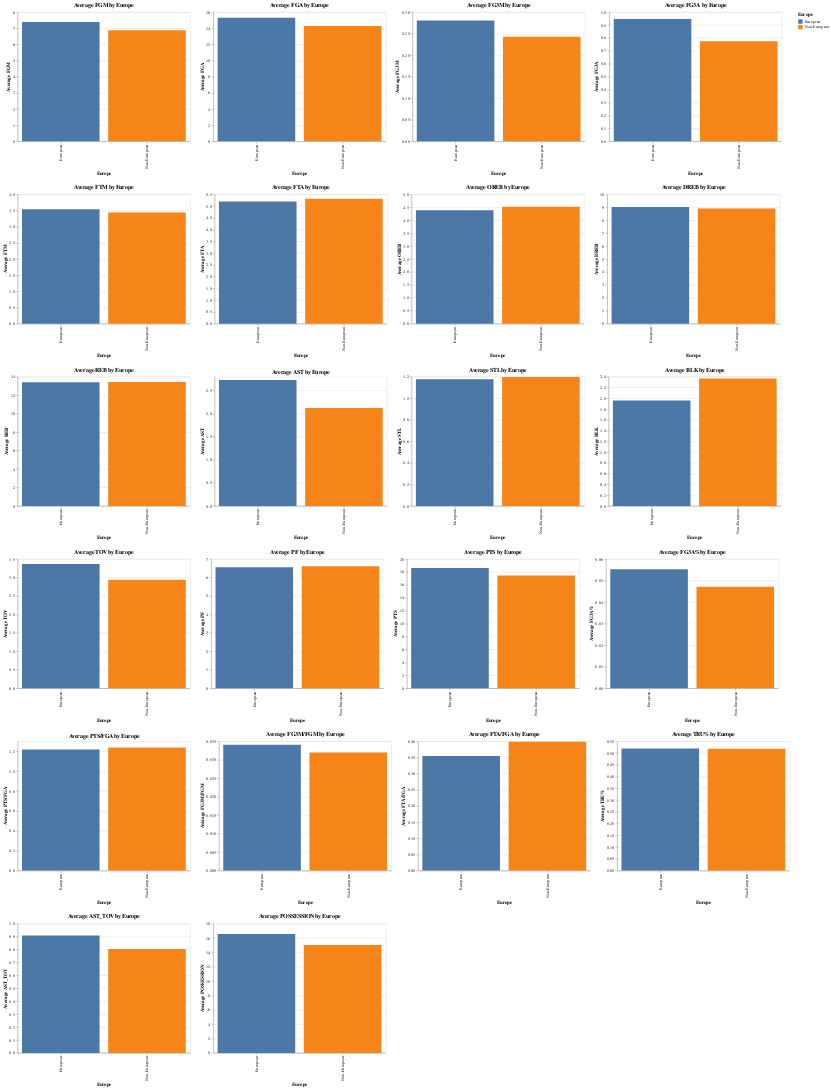

Notebook cell for this chart:
### Code cell
import altair as alt
import pandas as pd
import altair_saver


# Annahme: Sie haben zwei DataFrames: data_per_min_europe_regular und data_per_min_usa_regular

# Fügen Sie eine neue Spalte hinzu, um anzuzeigen, ob der Spieler Europäer ist oder nicht
europe_C_regular['Europe'] = 'European'
non_europe_C_regular['Europe'] = 'Non-European'

# Kombinieren Sie die beiden DataFrames
combined_df = pd.concat([europe_C_regular, non_europe_C_regular])

# Liste der Metriken, die geplottet werden sollen
metrics = ['FGM', 'FGA', 'FG3M', 'FG3A', 'FTM', 'FTA', 
           'OREB', 'DREB', 'REB', 'AST', 'STL', 'BLK', 'TOV', 
           'PF', 'PTS', 'FG3A%', 'PTS/FGA', 'FG3M/FGM', 'FTA/FGA', 
           'TRU%', 'AST_TOV', 'POSSESSION']

# Liste zum Speichern der Diagramme
charts = []

# Einen Bruchteil des kombinierten DataFrame auswählen
sampled_df = combined_df.sample(frac=0.5)  # Passen Sie den Bruchteil bei Bedarf an

# Für jede Metrik ein gruppiertes Balkendiagramm erstellen und die Diagramme in eine Liste speichern
for metric in metrics:
    chart = alt.Chart(sampled_df).mark_bar().encode(
        x=alt.X('Europe:N', title='Europe'),
        y=alt.Y(f'mean({metric}):Q', title=f'Average {metric}'),
        color=alt.Color('Europe:N', legend=alt.Legend(title='Europe'))
    ).properties(
        title=f'Average {metric} by Europe',
        width=400,
        height=300
    )
    charts.append(chart)

# Diagramme in sechs Zeilen stapeln
alt_row = alt.vconcat(*[alt.hconcat(*charts[i:i+4]) for i in range(0, len(charts), 4)])

# Die Diagramme anzeigen
alt_row

### Figure 1 — Vega-Lite specification as saved in the notebook (floating-point values rounded to 4 significant figures; data arrays with more than 128 entries replaced by an {"elided": "..."} marker saying what was removed)
{"config": {"view": {"continuousWidth": 300, "continuousHeight": 300}}, "vconcat": [{"hconcat": [{"mark": {"type": "bar"}, "encoding": {"color": {"field": "Europe", "legend": {"title": "Europe"}, "type": "nominal"}, "x": {"field": "Europe", "title": "Europe", "type": "nominal"}, "y": {"aggregate": "mean", "field": "FGM", "title": "Average FGM", "type": "quantitative"}}, "height": 300, "title": "Average FGM by Europe", "width": 400}, {"mark": {"type": "bar"}, "encoding": {"color": {"field": "Europe", "legend": {"title": "Europe"}, "type": "nominal"}, "x": {"field": "Europe", "title": "Europe", "type": "nominal"}, "y": {"aggregate": "mean", "field": "FGA", "title": "Average FGA", "type": "quantitative"}}, "height": 300, "title": "Average FGA by Europe", "width": 400}, {"mark": {"type": "bar"}, "encoding": {"color": {"field": "Europe", "legend": {"title": "Europe"}, "type": "nominal"}, "x": {"field": "Europe", "title": "Europe", "type": "nominal"}, "y": {"aggregate": "mean", "field": "FG3M", "title": "Average FG3M", "type": "quantitative"}}, "height": 300, "title": "Average FG3M by Europe", "width": 400}, {"mark": {"type": "bar"}, "encoding": {"color": {"field": "Europe", "legend": {"title": "Europe"}, "type": "nominal"}, "x": {"field": "Europe", "title": "Europe", "type": "nominal"}, "y": {"aggregate": "mean", "field": "FG3A", "title": "Average FG3A", "type": "quantitative"}}, "height": 300, "title": "Average FG3A by Europe", "width": 400}]}, {"hconcat": [{"mark": {"type": "bar"}, "encoding": {"color": {"field": "Europe", "legend": {"title": "Europe"}, "type": "nominal"}, "x": {"field": "Europe", "title": "Europe", "type": "nominal"}, "y": {"aggregate": "mean", "field": "FTM", "title": "Average FTM", "type": "quantitative"}}, "height": 300, "title": "Average FTM by Europe", "width": 400}, {"mark": {"type": "bar"}, "encoding": {"color": {"field": "Europe", "legend": {"title": "Europe"}, "type": "nominal"}, "x": {"field": "Europe", "title": "Europe", "type": "nominal"}, "y": {"aggregate": "mean", "field": "FTA", "title": "Average FTA", "type": "quantitative"}}, "height": 300, "title": "Average FTA by Europe", "width": 400}, {"mark": {"type": "bar"}, "encoding": {"color": {"field": "Europe", "legend": {"title": "Europe"}, "type": "nominal"}, "x": {"field": "Europe", "title": "Europe", "type": "nominal"}, "y": {"aggregate": "mean", "field": "OREB", "title": "Average OREB", "type": "quantitative"}}, "height": 300, "title": "Average OREB by Europe", "width": 400}, {"mark": {"type": "bar"}, "encoding": {"color": {"field": "Europe", "legend": {"title": "Europe"}, "type": "nominal"}, "x": {"field": "Europe", "title": "Europe", "type": "nominal"}, "y": {"aggregate": "mean", "field": "DREB", "title": "Average DREB", "type": "quantitative"}}, "height": 300, "title": "Average DREB by Europe", "width": 400}]}, {"hconcat": [{"mark": {"type": "bar"}, "encoding": {"color": {"field": "Europe", "legend": {"title": "Europe"}, "type": "nominal"}, "x": {"field": "Europe", "title": "Europe", "type": "nominal"}, "y": {"aggregate": "mean", "field": "REB", "title": "Average REB", "type": "quantitative"}}, "height": 300, "title": "Average REB by Europe", "width": 400}, {"mark": {"type": "bar"}, "encoding": {"color": {"field": "Europe", "legend": {"title": "Europe"}, "type": "nominal"}, "x": {"field": "Europe", "title": "Europe", "type": "nominal"}, "y": {"aggregate": "mean", "field": "AST", "title": "Average AST", "type": "quantitative"}}, "height": 300, "title": "Average AST by Europe", "width": 400}, {"mark": {"type": "bar"}, "encoding": {"color": {"field": "Europe", "legend": {"title": "Europe"}, "type": "nominal"}, "x": {"field": "Europe", "title": "Europe", "type": "nominal"}, "y": {"aggregate": "mean", "field": "STL", "title": "Average STL", "type": "quantitative"}}, "height": 300, "title": "Average STL by Europe", "width": 400}, {"mark": {"type": "bar"}, "encoding": {"color": {"field": "Europe", "legend": {"title": "Europe"}, "type": "nominal"}, "x": {"field": "Europe", "title": "Europe", "type": "nominal"}, "y": {"aggregate": "mean", "field": "BLK", "title": "Average BLK", "type": "quantitative"}}, "height": 300, "title": "Average BLK by Europe", "width": 400}]}, {"hconcat": [{"mark": {"type": "bar"}, "encoding": {"color": {"field": "Europe", "legend": {"title": "Europe"}, "type": "nominal"}, "x": {"field": "Europe", "title": "Europe", "type": "nominal"}, "y": {"aggregate": "mean", "field": "TOV", "title": "Average TOV", "type": "quantitative"}}, "height": 300, "title": "Average TOV by Europe", "width": 400}, {"mark": {"type": "bar"}, "encoding": {"color": {"field": "Europe", "legend": {"title": "Europe"}, "type": "nominal"}, "x": {"field": "Europe", "title": "Europe", "type": "nominal"}, "y": {"aggregate": "mean", "field": "PF", "title": "Average PF", "type": "quantitative"}}, "height": 300, "title": "Average PF by Europe", "width": 400}, {"mark": {"type": "bar"}, "encoding": {"color": {"field": "Europe", "legend": {"title": "Europe"}, "type": "nominal"}, "x": {"field": "Europe", "title": "Europe", "type": "nominal"}, "y": {"aggregate": "mean", "field": "PTS", "title": "Average PTS", "type": "quantitative"}}, "height": 300, "title": "Average PTS by Europe", "width": 400}, {"mark": {"type": "bar"}, "encoding": {"color": {"field": "Europe", "legend": {"title": "Europe"}, "type": "nominal"}, "x": {"field": "Europe", "title": "Europe", "type": "nominal"}, "y": {"aggregate": "mean", "field": "FG3A%", "title": "Average FG3A%", "type": "quantitative"}}, "height": 300, "title": "Average FG3A% by Europe", "width": 400}]}, {"hconcat": [{"mark": {"type": "bar"}, "encoding": {"color": {"field": "Europe", "legend": {"title": "Europe"}, "type": "nominal"}, "x": {"field": "Europe", "title": "Europe", "type": "nominal"}, "y": {"aggregate": "mean", "field": "PTS/FGA", "title": "Average PTS/FGA", "type": "quantitative"}}, "height": 300, "title": "Average PTS/FGA by Europe", "width": 400}, {"mark": {"type": "bar"}, "encoding": {"color": {"field": "Europe", "legend": {"title": "Europe"}, "type": "nominal"}, "x": {"field": "Europe", "title": "Europe", "type": "nominal"}, "y": {"aggregate": "mean", "field": "FG3M/FGM", "title": "Average FG3M/FGM", "type": "quantitative"}}, "height": 300, "title": "Average FG3M/FGM by Europe", "width": 400}, {"mark": {"type": "bar"}, "encoding": {"color": {"field": "Europe", "legend": {"title": "Europe"}, "type": "nominal"}, "x": {"field": "Europe", "title": "Europe", "type": "nominal"}, "y": {"aggregate": "mean", "field": "FTA/FGA", "title": "Average FTA/FGA", "type": "quantitative"}}, "height": 300, "title": "Average FTA/FGA by Europe", "width": 400}, {"mark": {"type": "bar"}, "encoding": {"color": {"field": "Europe", "legend": {"title": "Europe"}, "type": "nominal"}, "x": {"field": "Europe", "title": "Europe", "type": "nominal"}, "y": {"aggregate": "mean", "field": "TRU%", "title": "Average TRU%", "type": "quantitative"}}, "height": 300, "title": "Average TRU% by Europe", "width": 400}]}, {"hconcat": [{"mark": {"type": "bar"}, "encoding": {"color": {"field": "Europe", "legend": {"title": "Europe"}, "type": "nominal"}, "x": {"field": "Europe", "title": "Europe", "type": "nominal"}, "y": {"aggregate": "mean", "field": "AST_TOV", "title": "Average AST_TOV", "type": "quantitative"}}, "height": 300, "title": "Average AST_TOV by Europe", "width": 400}, {"mark": {"type": "bar"}, "encoding": {"color": {"field": "Europe", "legend": {"title": "Europe"}, "type": "nominal"}, "x": {"field": "Europe", "title": "Europe", "type": "nominal"}, "y": {"aggregate": "mean", "field": "POSSESSION", "title": "Average POSSESSION", "type": "quantitative"}}, "height": 300, "title": "Average POSSESSION by Europe", "width": 400}]}], "data": {"name": "data-4b86ec66b38b77e2054d48b6faa245b4"}, "$schema": "https://vega.github.io/schema/vega-lite/v5.8.0.json", "datasets": {"data-4b86ec66b38b77e2054d48b6faa245b4": {"elided": "1159 records"}}}
